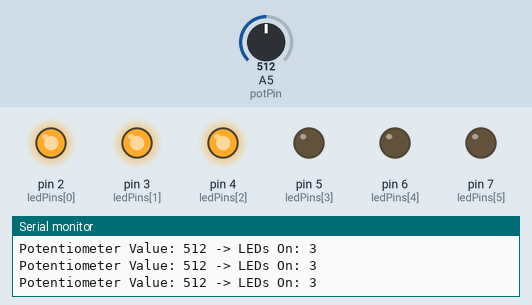
The sketch below on a simulated Arduino Uno, built with avr-gcc and run on an emulated ATmega328P. Parts: output pins drawn as LEDs (lit = HIGH), the last lines printed to the serial monitor. Inputs (shaded band) come from the test bench; at power-on: A5 (potPin) = 512.

Above: at 1.2 s.
1.3 s: A5 (potPin) set to 670
2.8 s: A5 (potPin) set to 697
At 3.6 s:
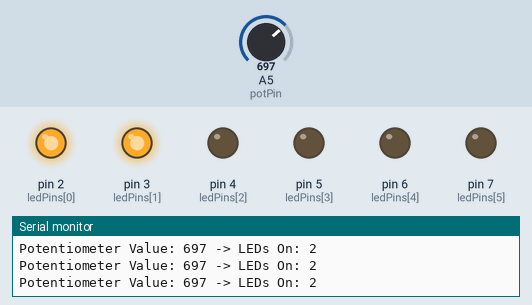
4.3 s: A5 (potPin) set to 511
At 5.1 s:
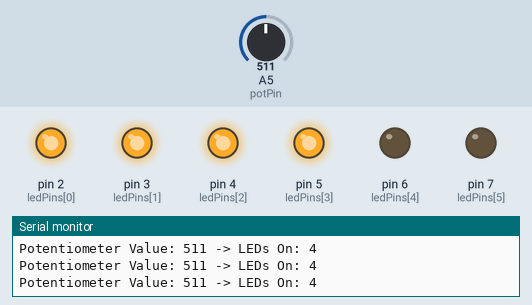
5.8 s: A5 (potPin) set to 521
At 6.6 s:
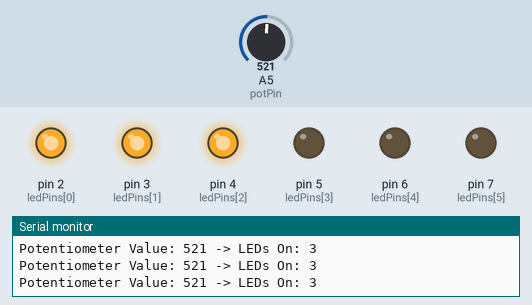
7.3 s: A5 (potPin) set to 1023
At 8.1 s:
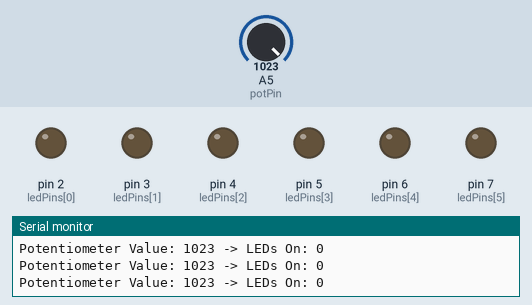
8.8 s: A5 (potPin) set to 1010
At 9.7 s:
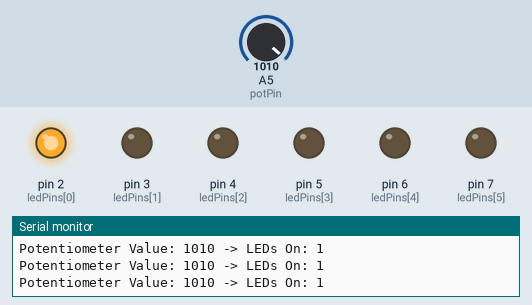
Timing chart, 0 to 11.3 s (numbered marks = the images above; inputs shaded):
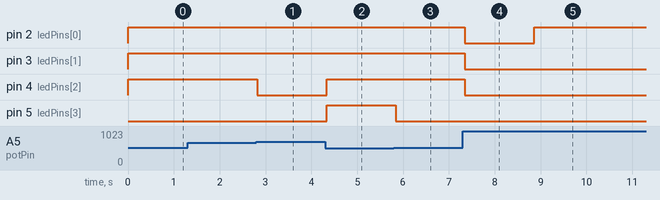

Measured:
- the behaviour switches between 681 and 682 on A5 (potPin) (found by bisection; images 0 and 1)
- the behaviour switches between 511 and 512 on A5 (potPin) (found by bisection; images 2 and 3)
- the behaviour switches between 1023 and 1022 on A5 (potPin) (found by bisection; images 4 and 5)
- after the input at 2.8 s, pin 4 (ledPins[2]): HIGH → LOW at once
- after the input at 4.3 s, pin 4 (ledPins[2]), pin 5 (ledPins[3]): LOW → HIGH at once
- after the input at 5.8 s, pin 5 (ledPins[3]): HIGH → LOW at once
- after the input at 7.3 s, pin 2 (ledPins[0]), pin 3 (ledPins[1]), pin 4 (ledPins[2]): HIGH → LOW after 0.05 s
- after the input at 8.8 s, pin 2 (ledPins[0]): LOW → HIGH after 0.06 s

The sketch:

opdracht4_code.ino
```cpp
const int potPin = A5; // Potmeter op A5
const int ledPins[] = {2, 3, 4, 5, 6, 7}; // LED pin nummers
const int numLeds = 6; // Aantal LEDS

void setup() {
  // Initialiseren van de LEDs als OUTPUT
  for (int i = 0; i < numLeds; i++) {
    pinMode(ledPins[i], OUTPUT);
  }

  Serial.begin(9600); // Initialiseer seriële communicatie voor debugging
}

void loop() {
  int potValue = analogRead(potPin); // Uitlezen van de potmeterwaarde (0-1023)
  int numLedsOn = map(potValue, 0, 1023, numLeds, 0); // Wijs de waarde toe aan het aantal LED's

  // Juiste aantal LED's inschaklen
  for (int i = 0; i < numLeds; i++) {
    if (i < numLedsOn) {
      digitalWrite(ledPins[i], HIGH); // LED aanzetten
    } else {
      digitalWrite(ledPins[i], LOW); // LED uitzetten
    }
  }

  // Debuggen Serial Monitor
  Serial.print("Potentiometer Value: ");
  Serial.print(potValue);
  Serial.print(" -> LEDs On: ");
  Serial.println(numLedsOn);

  //Kleine delay
  delay(100);
}
```
